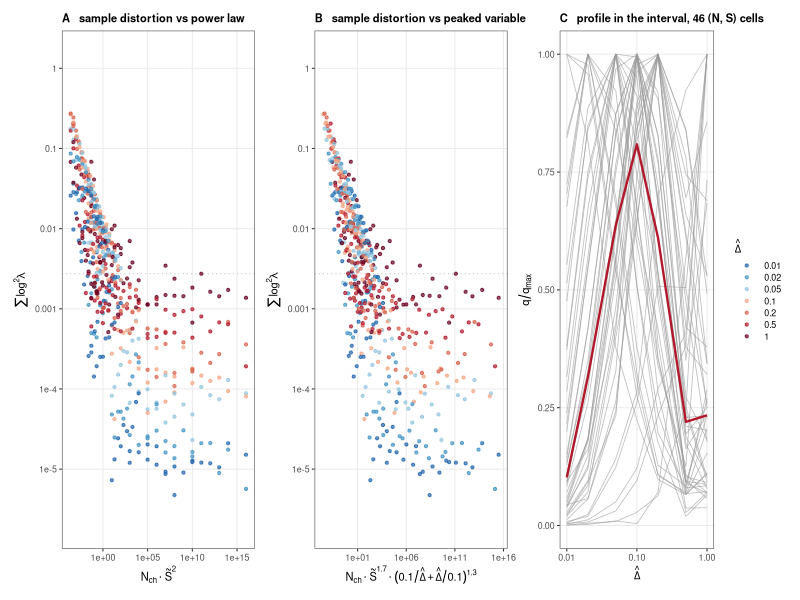
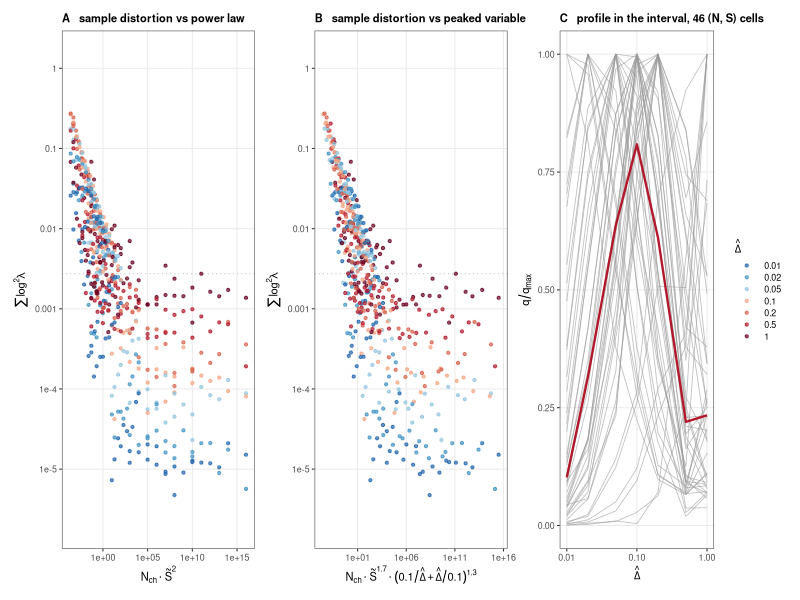

Here is the R script that generated these plots, in order:
suppressPackageStartupMessages({library(dplyr);library(tidyr);library(ggplot2);library(patchwork)})
setwd("/home/lmoffatt/Code/macro_dr/macro_dr/projects/eLife_2025/figures/in_progress/ir_reliability_20260828")
d <- read.csv("digest/ir_components_cells.csv") |> filter(comp=="sample") |> mutate(q=6*(ebar^2+s^2), St=0.1*z, D=interval, xref=nch*St*sqrt(D),
  dlab=factor(sprintf("%.2g", D), levels=sprintf("%.2g", sort(unique(D)))))
floor <- max(d$q[d$xref>1e4]); s <- d |> filter(q > 1.5*floor)
D0 <- 0.1; gpk <- function(D) log10(D0/D + D/D0)
# saturating noise fraction: q ~ N^a * (1 + c*S/(N*D))^b * peak(D)   -> grid over c
cat("SATURATING form  log q = a logN + b log(1 + c*S/(N*D)) + k*g(D):\n")
for(cc in c(0.03,0.1,0.3,1,3,10,30,100)){ m <- lm(log10(q) ~ log10(nch) + log10(1 + cc*St/(nch*D)) + gpk(D), data=s); co <- coef(m)
  m2 <- lm(log10(q) ~ log10(nch) + log10(1 + cc*St/(nch*D)) + gpk(D) + factor(D), data=s)
  cat(sprintf("  c=%6.2f  R2 %.3f gainD %.3f   a %+.3f  b %+.3f  k %+.3f\n", cc, summary(m)$r.squared, summary(m2)$r.squared-summary(m)$r.squared, co[2], co[3], co[4])) }
cat("\nfor scale, product form with peak:  log q = a logN + b logS + k g(D)\n")
m <- lm(log10(q) ~ log10(nch) + log10(St) + gpk(D), data=s); co <- coef(m); cat(sprintf("  R2 %.3f   a %+.3f b %+.3f k %+.3f\n", summary(m)$r.squared, co[2], co[3], co[4]))
# residual structure of the product+peak form: by N and by S
s$res <- resid(m)
cat("residual (dex) by N:\n"); print(s |> group_by(nch) |> summarise(med=round(median(res),2), n=n()) |> as.data.frame(), row.names=FALSE)
cat("residual (dex) by S~:\n"); print(s |> group_by(St) |> summarise(med=round(median(res),2), n=n()) |> as.data.frame(), row.names=FALSE)

# figure: sample sum log^2 lambda vs x_peak = N * S^1.7 * (D0/D + D/D0)^1.3   (rounded: S^1.5, exponent 1.3 -> keep fitted)
eS <- 1.7; eG <- 1.3
d <- d |> mutate(xpk = nch * St^eS * (D0/D + D/D0)^eG, xpow = nch*St^2)
sfit <- d |> filter(q > 1.5*floor)
for(v in c("xpow","xpk")){ m1 <- lm(log10(sfit$q) ~ log10(sfit[[v]])); m2 <- lm(log10(sfit$q) ~ log10(sfit[[v]]) + sfit$dlab)
  cat(sprintf("1-D fit vs %-5s slope %+.3f R2 %.3f gainD %.3f spread x%.2f\n", v, coef(m1)[2], summary(m1)$r.squared, summary(m2)$r.squared-summary(m1)$r.squared, median(10^abs(resid(m1))))) }
COLd <- setNames(colorRampPalette(c("#2166AC","#4393C3","#92C5DE","#F4A582","#D6604D","#B2182B","#67001F"))(nlevels(d$dlab)), levels(d$dlab))
thm <- theme_bw(base_size=8, base_family="Helvetica") + theme(plot.title=element_text(size=8, face="bold"), legend.key.height=unit(0.3,"cm"), panel.grid.minor=element_blank())
YSC <- scale_y_log10(breaks=c(1e-5,1e-4,1e-3,1e-2,1e-1,1), labels=c("1e-5","1e-4","0.001","0.01","0.1","1"), limits=c(2e-6,1.5))
pA <- ggplot(d, aes(xpow, q, colour=dlab)) + geom_hline(yintercept=floor, colour="grey70", linewidth=.3, linetype="dotted") + geom_point(size=.8, alpha=.7) + scale_x_log10() + YSC +
  scale_colour_manual(values=COLd, name=expression(hat(Delta))) + labs(title="A   sample distortion vs power law", x=expression(N[ch]%.%tilde(S)^2), y=expression(sum(log^2*lambda))) + thm
pB <- ggplot(d, aes(xpk, q, colour=dlab)) + geom_hline(yintercept=floor, colour="grey70", linewidth=.3, linetype="dotted") + geom_point(size=.8, alpha=.7) + scale_x_log10() + YSC +
  scale_colour_manual(values=COLd, guide="none") + labs(title="B   sample distortion vs peaked variable", x=expression(N[ch]%.%tilde(S)^1.7%.%(0.1/hat(Delta)+hat(Delta)/0.1)^1.3), y=expression(sum(log^2*lambda))) + thm
prof <- d |> group_by(nch,z) |> filter(n()==7, max(q) > 3*floor) |> mutate(qn=q/max(q)) |> ungroup()
pC <- ggplot(prof, aes(D, qn, group=interaction(nch,z))) + geom_line(colour="grey60", linewidth=.3, alpha=.6) +
  stat_summary(aes(group=1), fun=median, geom="line", colour="#B2182B", linewidth=.8) + scale_x_log10(breaks=c(0.01,0.1,1)) +
  labs(title="C   profile in the interval, 46 (N, S) cells", x=expression(hat(Delta)), y=expression(q/q[max])) + thm
g <- pA + pB + pC + plot_layout(widths=c(1,1,0.8), guides="collect") & theme(legend.position="right")
ggsave("figures/Figure_IR_sample_peak.pdf", g, width=8.6, height=2.7); ggsave("figures/Figure_IR_sample_peak.png", g, width=8.6, height=2.7, dpi=150)
cat("written figures/Figure_IR_sample_peak.{pdf,png}\n")
